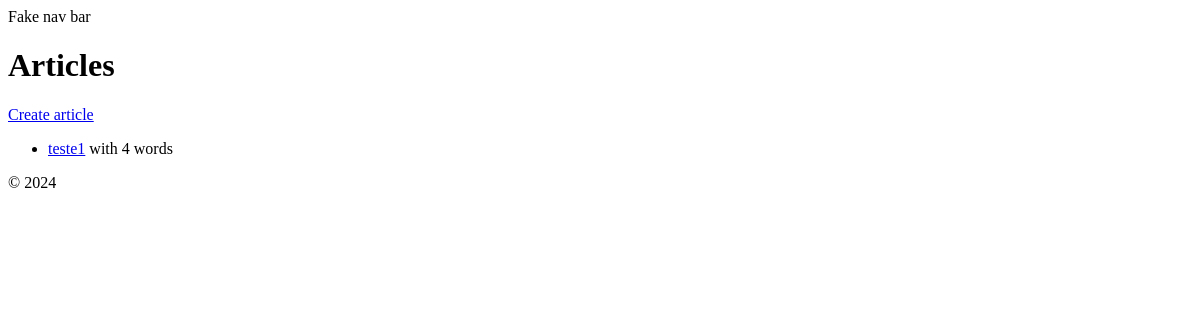
/articles/, run on an earlier commit of the app's database.
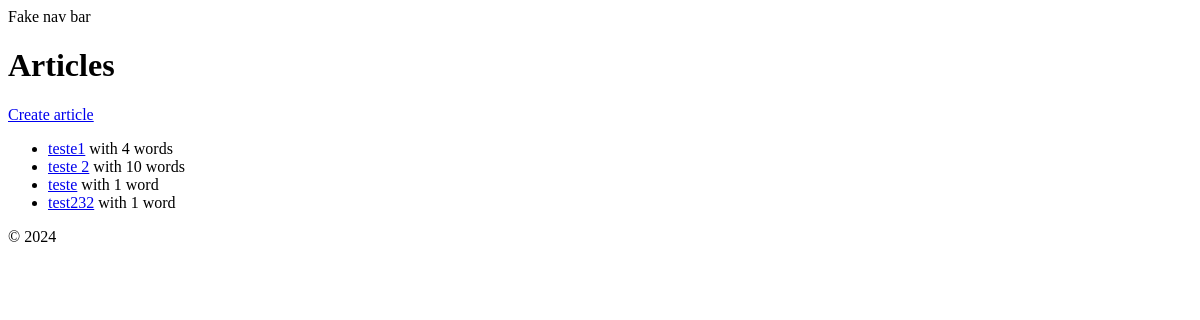
And on a later commit of the database.
### app/models.py (models this page shows, shortened)
class Article(models.Model):
    title = models.CharField(max_length=100)
    content = models.TextField(blank=True, default="")
    word_count = models.IntegerField(blank=True, default=0)  # Set default value to 0
    twitter_post = models.TextField(blank=True, default="")
    status = models.CharField(
        max_length=20,
        choices=ARTICLE_STATUS,
        default=ARTICLE_STATUS[0][0],
    )
    created_at = models.DateTimeField(auto_now_add=True)
    updated_at = models.DateTimeField(auto_now=True)

### app/views.py (the view)
# urls.py: path("", ArticleListView.as_view(), name="home"),
class ArticleListView(ListView):
    template_name = "app/home.html"
    model = Article
    context_object_name = "articles"

### templates/app/home.html
{% extends 'app/base.html' %}
{% block content %}
  <h1>Articles</h1>
  <a href="{% url 'article_create' %}">Create article</a>
  {% if articles %}
    <ul>
      {% for article in articles %}
        <li>
          <a href="{% url 'article_update' article.id %}">{{ article.title }}</a>
          with {{ article.word_count }} word{{ article.word_count|pluralize }}
        </li>
      {% endfor %}
    </ul>
  {% else %}
    <p>There are no articles yet.</p>
  {% endif %}
{% endblock %}

What changed in the data, as far as the page shows it:
added Article: title "teste 2", word_count "10"
added Article: title "teste", word_count "1"
added Article: title "test232", word_count "1"
